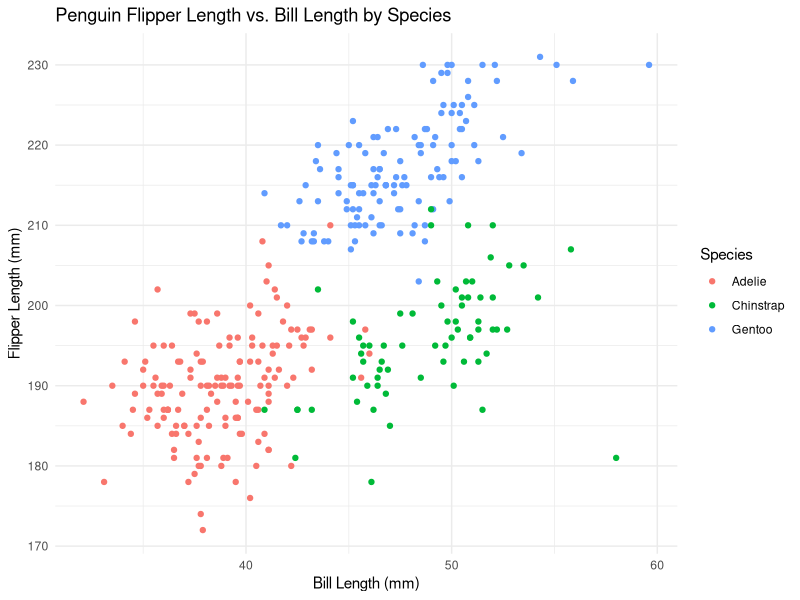

This figure's R source:
## ---- chunk 1
knitr::opts_chunk$set(echo = TRUE)
## ---- chunk 2
#Uploading data
data("penguins", package = "palmerpenguins")

#Exploring Variables
head(penguins)
colnames(penguins)
## ---- chunk 3
#Size of dataset
nrow(penguins)
ncol(penguins)
## ---- chunk 4
#Mean flipper length
mean_flipper_length <- mean(penguins$flipper_length_mm, na.rm=TRUE)
## ---- chunk 5
# JAS note: let's talk about spacing from the start of the line, as this can help visually to see where a specific function or command ends. 
# JAS note: We can add functions to the r inside the brackets to clean up your output, such as warning = FALSE. 

#Plot of flipper length vs. bill length, colored by species
library(ggplot2)
penguin_scatterplot <- 
ggplot(penguins, aes(x=bill_length_mm, y=flipper_length_mm, 
color= species)) + 
geom_point() +
labs(title="Penguin Flipper Length vs. Bill Length by Species",
    x = "Bill Length (mm)",
    y = "Flipper Length (mm)",
    color = "Species") +
    theme_minimal()

#Saving Plot
ggsave(
  filename = "penguin_scatterplot.png",
  plot = penguin_scatterplot,
  width = 6,
  height = 4,
  dpi = 300
)

# JAS note: in terms of organization, this would be good to move to it's own section or R chunk, becuase it is now a separate task. 
# JAS note: for the logical vector, try: is_positive = ifelse(normal_sample > 0, TRUE, FALSE)
# JAS note: your factor doesn't always have three levels, because you've used sample, so sometimes it only has two. Could have hard coded it with different levels. 
# JAS note: these variables names are not very meaningful - e.g., fruit would be a better name for your character vector, or fruit_char

#Create dataframe
hw1_df <- data.frame(normal_sample = rnorm(10, mean = 0, sd = 1),
is_positive = logical(10),
character_vector = c("Apple", "Banana", "Cherry", "Raspberry", "Elderberry", 
                     "Fig", "Lime", "Honeydew", "Kiwi", "Lemon"),
factor_vector=factor(sample(c("Low", "Medium", "High"), 10, replace = TRUE))
)

hw1_df$is_positive <- hw1_df$normal_sample > 0

print(hw1_df)

#Calculating means
mean(hw1_df$normal_sample)
mean(hw1_df$is_positive)
mean(hw1_df$character_vector)
mean(hw1_df$factor_vector)

# JAS note: missing last part of question 2: In some cases, you can explicitly convert variables from one type to another. Write a code chunk that applies the as.numeric function to the logical, character, and factor variables (please show this chunk but not the output). What happens, and why? Does this help explain what happens when you try to take the mean?
